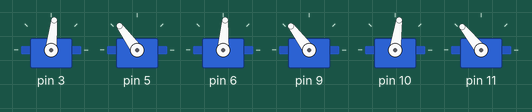
Bench run of a sketch on a simulated Arduino Uno, built with avr-gcc and run on an emulated ATmega328P. On the bench: 6 × servo. What the sketch prints to the serial monitor is not drawn.

Above: at 0.1 s.
Timing chart, 0 to 1.6 s (numbered marks = the images above):
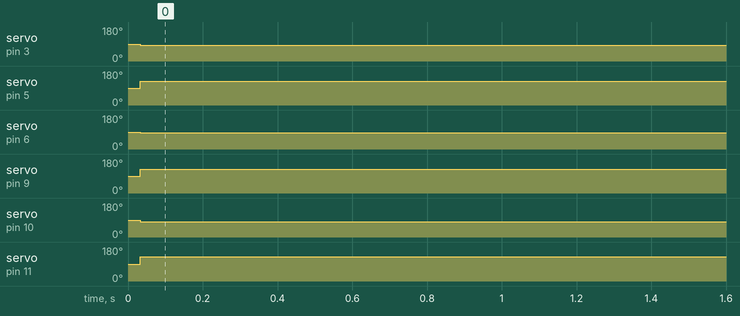

Measured:
- by itself, servo on pin 3: 90° → 84° at 0.03 s
- by itself, servo on pin 5: 90° → 126° at 0.03 s
- by itself, servo on pin 6: 90° → 86° at 0.03 s
- by itself, servo on pin 9: 90° → 127° at 0.03 s
- by itself, servo on pin 10: 90° → 82° at 0.03 s
- by itself, servo on pin 11: 90° → 129° at 0.03 s

The sketch:

platform_simple.ino
```cpp
// (licence header left out)
#include <Servo.h>
#include <Wire.h>


//MIN and MAX PWM pulse sizes, they can be found in servo documentation
#define MAX 2200
#define MIN 800

//Positions of servos mounted in opposite direction
#define INV1 1
#define INV2 3
#define INV3 5

//constants for computation of positions of connection points
#define pi  3.14159
#define deg2rad 180/pi
#define deg30 pi/6

//these are the absolute limits of motion that we will allow.
float pos_limit = 1;
float ang_limit = 0.2;

unsigned long time;

//Array of servo objects
Servo servo[6];
//Zero positions of servos, in this positions their arms are perfectly horizontal, in us
static int zero[6]={1475,1470,1490,1480,1460,1490};
//In this array is stored requested position for platform - x,y,z,rot(x),rot(y),rot(z)
static float arr[6]={0,0.0,0, radians(0),radians(0),radians(0)};
//Actual degree of rotation of all servo arms, they start at 0 - horizontal, used to reduce
//complexity of calculating new degree of rotation
static float theta_a[6]={0.0,0.0,0.0, 0.0,0.0,0.0};
//Array of current servo positions in us
static int servo_pos[6];
//rotation of servo arms in respect to axis x
const float beta[] = {pi/2,-pi/2,-pi/6, 5*pi/6,-5*pi/6,pi/6},
//maximum servo positions, 0 is horizontal position
servo_min=radians(-80),servo_max=radians(80),
//servo_mult - multiplier used for conversion radians->servo pulse in us
//L1-effective length of servo arm, L2 - length of base and platform connecting arm
//z_home - height of platform above base, 0 is height of servo arms
servo_mult=400/(pi/4),L1 = 0.79,L2 = 4.66, z_home = 4.05;
//RD distance from center of platform to attachment points (arm attachment point)
//RD distance from center of base to center of servo rotation points (servo axis)
//theta_p-angle between two servo axis points, theta_r - between platform attachment points
//theta_angle-helper variable
//p[][]=x y values for servo rotation points
//re[]{}=x y z values of platform attachment points positions
//equations used for p and re will affect postion of X axis, they can be changed to achieve
//specific X axis position
const float RD = 2.42,PD =2.99,theta_p = radians(37.5),
theta_angle=(pi/3-theta_p)/2, theta_r = radians(8),
      p[2][6]={
          {
            PD*sin(theta_angle),
          PD*cos(deg30+theta_angle),
            PD*cos(deg30+theta_angle),
          PD*sin(theta_angle),
          -PD*cos(deg30-theta_angle),
           -PD*cos(deg30-theta_angle)
         }, // x values
         {
           PD*cos(theta_angle),
           PD*sin(deg30+theta_angle),
           -PD*sin(deg30+theta_angle),
           -PD*cos(theta_angle),
           -PD*sin(deg30-theta_angle),
           PD*sin(deg30-theta_angle)
         } // y values
      },
      re[3][6] = {
          {
            -RD*sin(deg30-theta_r/2),
            RD*cos(theta_r/2),
            RD*cos(theta_r/2),
            -RD*sin(deg30-theta_r/2),
            -RD*sin(deg30+theta_r/2),
            -RD*sin(deg30+theta_r/2)
          },{
            RD*cos(deg30-theta_r/2),
            RD*sin(theta_r/2),
            -RD*sin(theta_r/2),
            -RD*cos(deg30-theta_r/2),
            -RD*cos(deg30+theta_r/2),
            RD*cos(deg30+theta_r/2)
          },{
              0,0,0,0,0,0
          }
};
//arrays used for servo rotation calculation
//H[]-center position of platform can be moved with respect to base, this is
//translation vector representing this move
static float M[3][3], rxp[3][6], T[3], H[3] = {0,0,z_home};

void setup(){

//attachment of servos to PWM digital pins of arduino
   servo[0].attach(3, MIN, MAX);
   servo[1].attach(5, MIN, MAX);
   servo[2].attach(6, MIN, MAX);
   servo[3].attach(9, MIN, MAX);
   servo[4].attach(10, MIN, MAX);
   servo[5].attach(11, MIN, MAX);
//begin of serial communication
   Serial.begin(115200);
   Serial.println("welcome to the motion platform");
//putting into base position
   setPos(arr);
}


//main control loop, obtain requested action from serial connection, then execute it
void loop()
{
  //read a list of 6 floats from the serial port (python/MATLAB) representing the desired positions [x,y,z,r,p,y] with x,y,z in mm and r,p,y in rad.
  //looks for a newline character, and the rest of the numbers are separated by commas.

  //let's kill any buffered serial data
  while(Serial.available()>256){
    byte junk = Serial.read();
  }

  while(Serial.available()>0){

    if(Serial.read()=='!'){

      float px = Serial.parseFloat();
      float py = Serial.parseFloat();
      float pz = Serial.parseFloat();
      float pr = Serial.parseFloat();
      float pp = Serial.parseFloat();
      float pa = Serial.parseFloat();

      if (abs(px)>pos_limit){
        px = pos_limit*sgn(px)*100;
      }
      if (abs(py)>pos_limit){
        py = pos_limit*sgn(py)*100;
      }
      if (abs(pz)>pos_limit){
        pz = pos_limit*sgn(pz)*100;
      }
      if (abs(pr)>ang_limit){
        pr = ang_limit*sgn(pr);
      }
      if (abs(pp)>ang_limit){
        pp = ang_limit*sgn(pp);
      }
      if (abs(pa)>ang_limit){
        pa = ang_limit*sgn(pa);
      }


      if(Serial.read()=='\n'){
       //arr[6] = {px,py,pz,pr,pp,pa};//set the values for the platform
       arr[0] = px;
       arr[1] = py;
       arr[2] = pz;
       arr[3] = pr;
       arr[4] = pp;
       arr[5] = pa;

//       //print back to the monitor
//       Serial.print(millis());
//       Serial.print(",");
//       Serial.print(px);
//       Serial.print(",");
//       Serial.print(py);
//       Serial.print(",");
//       Serial.print(pz);
//       Serial.print(",");
//       Serial.print(pr);
//       Serial.print(",");
//       Serial.print(pp);
//       Serial.print(",");
//       Serial.print(pa);
//       Serial.println();


       //write to the base
       //Serial.write(setPos(arr));
       Serial.flush();
       setPos(arr);

       //print back to the monitor
//       Serial.print(millis());
       Serial.print(",");
       Serial.print(theta_a[0]);
       Serial.print(",");
       Serial.print(theta_a[1]);
       Serial.print(",");
       Serial.print(theta_a[2]);
       Serial.print(",");
       Serial.print(theta_a[3]);
       Serial.print(",");
       Serial.print(theta_a[4]);
       Serial.print(",");
       Serial.print(theta_a[5]);
       Serial.println();


      }
    }
  }
delay(10);

}


//function calculating needed servo rotation value
float getAlpha(int *i){
   static int n;
   static float th=0;
   static float q[3], dl[3], dl2;
   double min=servo_min;
   double max=servo_max;
   n=0;
   th=theta_a[*i];
   while(n<20){
    //calculation of position of base attachment point (point on servo arm where is leg connected)
      q[0] = L1*cos(th)*cos(beta[*i]) + p[0][*i];
      q[1] = L1*cos(th)*sin(beta[*i]) + p[1][*i];
      q[2] = L1*sin(th);
    //calculation of distance between according platform attachment point and base attachment point
      dl[0] = rxp[0][*i] - q[0];
      dl[1] = rxp[1][*i] - q[1];
      dl[2] = rxp[2][*i] - q[2];
      dl2 = sqrt(dl[0]*dl[0] + dl[1]*dl[1] + dl[2]*dl[2]);
    //if this distance is the same as leg length, value of theta_a is corrent, we return it
      if(abs(L2-dl2)<0.01){
         return th;
      }
    //if not, we split the searched space in half, then try next value
      if(dl2<L2){
         max=th;
      }else{
         min=th;
      }
      n+=1;
      if(max==servo_min || min==servo_max){
         return th;
      }
      th = min+(max-min)/2;
   }
   return th;
}

//function calculating rotation matrix
void getmatrix(float pe[])
{
   float psi=pe[5];
   float theta=pe[4];
   float phi=pe[3];
   M[0][0] = cos(psi)*cos(theta);
   M[1][0] = -sin(psi)*cos(phi)+cos(psi)*sin(theta)*sin(phi);
   M[2][0] = sin(psi)*sin(phi)+cos(psi)*cos(phi)*sin(theta);

   M[0][1] = sin(psi)*cos(theta);
   M[1][1] = cos(psi)*cos(phi)+sin(psi)*sin(theta)*sin(phi);
   M[2][1] = cos(theta)*sin(phi);

   M[0][2] = -sin(theta);
   M[1][2] = -cos(psi)*sin(phi)+sin(psi)*sin(theta)*cos(phi);
   M[2][2] = cos(theta)*cos(phi);
}
//calculates wanted position of platform attachment poins using calculated rotation matrix
//and translation vector\
//float pe[]
void getrxp()
{
   for(int i=0;i<6;i++){
      rxp[0][i] = T[0]+M[0][0]*(re[0][i])+M[0][1]*(re[1][i])+M[0][2]*(re[2][i]);
      rxp[1][i] = T[1]+M[1][0]*(re[0][i])+M[1][1]*(re[1][i])+M[1][2]*(re[2][i]);
      rxp[2][i] = T[2]+M[2][0]*(re[0][i])+M[2][1]*(re[1][i])+M[2][2]*(re[2][i]);
   }
}
//function calculating translation vector - desired move vector + home translation vector
void getT(float pe[])
{
   T[0] = pe[0]+H[0];
   T[1] = pe[1]+H[1];
   T[2] = pe[2]+H[2];
}

unsigned char setPos(float pe[]){
    unsigned char errorcount;
    errorcount=0;
    for(int i = 0; i < 6; i++)
    {
        getT(pe);
        getmatrix(pe);
        getrxp();
        theta_a[i]=getAlpha(&i);
        if(i==INV1||i==INV2||i==INV3){
            servo_pos[i] = constrain(zero[i] - (theta_a[i])*servo_mult, MIN,MAX);
        }
        else{
            servo_pos[i] = constrain(zero[i] + (theta_a[i])*servo_mult, MIN,MAX);
        }
    }

    for(int i = 0; i < 6; i++)
    {
        if(theta_a[i]==servo_min||theta_a[i]==servo_max||servo_pos[i]==MIN||servo_pos[i]==MAX){
            errorcount++;
        }
        servo[i].writeMicroseconds(servo_pos[i]);
    }
    return errorcount;
}


//void retPos(){
//   for(int i=0;i<6;i++){
//       long val;
//       if(i<3){
//           val=(long)(arr[i]);
//       }else{
//           val=(long)(arr[i]);
//       }
//       Serial.write(val);
//       Serial.write((val>>8));
//       Serial.write((val>>16));
//       Serial.write((val>>24));
//       Serial.flush();
//   }
//}


static inline int8_t sgn(float val) {
 if (val < 0) return -1;
 if (val==0) return 0;
 return 1;
}
```
